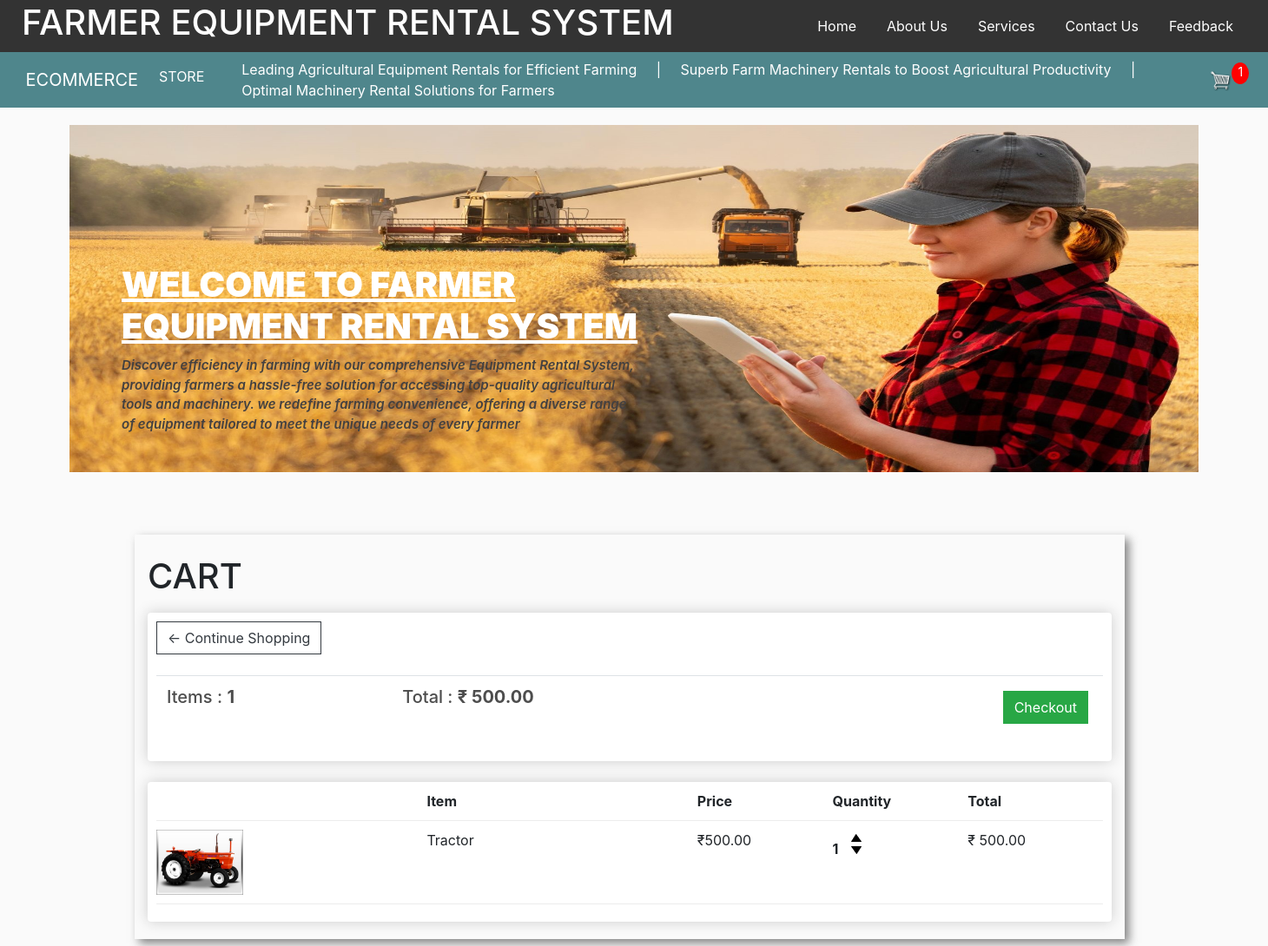
The app's page /cart/ (signed in) with its own data.
### store/models.py (models this page shows, shortened)
class Order(models.Model):
    customer = models.ForeignKey(Customer, on_delete=models.SET_NULL, blank=True, null=True)
    date_ordered = models.DateTimeField(auto_now_add=True)
    complete = models.BooleanField(default=False, null=True, blank=False)
    transaction_id= models.CharField(max_length=200, null=True)
    @property
    def get_cart_total(self):
        orderitems = self.orderitem_set.all()
        total = sum([item.get_total for item in orderitems])
        return total
    @property
    def get_cart_items(self):
        orderitems = self.orderitem_set.all()
        total = sum([item.quantity for item in orderitems])
        return total

class OrderItem(models.Model):
    product = models.ForeignKey(Product, on_delete=models.SET_NULL, blank=True, null=True)
    order = models.ForeignKey(Order, on_delete=models.SET_NULL, blank=True, null=True)
    quantity = models.IntegerField(default=0, null=True, blank=True)
    date_added = models.DateTimeField(auto_now_add=True)
    @property
    def get_total(self):
        total= self.product.price * self.quantity
        return total

class Product(models.Model):
    name= models.CharField(max_length=200, null=True)
    price = models.DecimalField(max_digits=7, decimal_places=2)
    digital = models.BooleanField(default=False, null=True, blank=False)
    image = models.ImageField(null=True, blank=True)
    @property
    def imageURL(self):
        try:
            url = self.image.url
        except:
            url = ''
        return url

### store/views.py (the view)
# urls.py: path('cart/', views.cart, name="cart"),
def cart(request):
    data = cartData(request)
    cartItems = data['cartItems']
    order = data['order']
    items = data['items']
    context = {'items':items , 'order':order, 'cartItems':cartItems}
    return render(request, 'store/cart.html', context )

### store/utils.py (called while the page is built)
def cartData(request):
    if request.user.is_authenticated:
        customer = request.user.customer
        order, created = Order.objects.get_or_create(customer=customer, complete=False)
        items = order.orderitem_set.all()
        cartItems = order.get_cart_items
    else:
        cookkieData = cookieCart(request)
        cartItems = cookkieData['cartItems']
        order = cookkieData['order']
        items = cookkieData['items']
    return{'cartItems': cartItems, "order": order, 'items':items}

### store/templates/store/cart.html
{% extends 'store/main.html' %}
{% load static %}
{% block content %}
<h1>CART</h1>
<div class="row">
    <div class="col-lg-12">
        <div class="box-element">
            <a class="btn btn-outline-dark" href="{% url 'store' %}">&#x2190; Continue Shopping</a>
        <br>
        <br>
        <table class="table">
            <tr>
                <th> <h5>Items : <strong>{{order.get_cart_items}}</strong></h5> </th>
                <th> <h5>Total : <strong>₹ {{order.get_cart_total|floatformat:2}}</strong></h5> </th>
                <th>
                    <a style="float:right; margin:5px;" class="btn btn-success" href="{% url 'checkout' %}">Checkout</a>
                </th>
            </tr>
        </table>
        </div>
        <br>
        <div class="box-element">
            <div class="cart-row">
                <div style="flex: 2;" ></div>
                <div style="flex: 2;" ><strong>Item</strong></div>
                <div style="flex: 1;" ><strong>Price</strong></div>
                <div style="flex: 1;" ><strong>Quantity</strong></div>
                <div style="flex: 1;" ><strong>Total</strong></div>
            </div>
            {% for item in items %}
            <div class="cart-row">
                <div style="flex: 2;" > <img class="row-image" src="{{item.product.imageURL}}" alt=""></div>
                <div style="flex: 2;" >{{item.product.name}}</div>
                <div style="flex: 1;" >₹{{item.product.price|floatformat:2}}</div>
                <div style="flex: 1;" >
                    <p class="quantity">{{item.quantity}}</p>
					<div class="quantity">
						<img data-product="{{item.product.id}}" data-action="add" class="chg-quantity update-cart" src="{% static  'images/arrow-up.png' %}">
						<img data-product="{{item.product.id}}" data-action="remove"  class="chg-quantity update-cart" src="{% static  'images/arrow-down.png' %}">
					</div>
                </div>
                <div style="flex: 1;" >₹ {{item.get_total}}</div>
            </div>
            {% endfor %}
        </div>
    </div>
</div>
{% endblock content %}

### static/css/main.css (style rules this page uses)
body { background-color: hsl(0, 0%, 98%); }
h2,h3,h4,h5,h6 { color:hsl(0, 0%, 30%); }
.box-element { box-shadow:hsl(0, 0%, 80%) 0 0 16px; background-color: #fff; border-radius: 4px; padding: 10px; }
.col-lg-4, .col-lg-6, .col-lg-8, .col-lg-12 { margin-top: 10px; }
.btn { border-radius: 0; }
.row-image { width: 100px; }
.cart-row { display: flex; align-items: flex-stretch; padding-bottom: 10px; margin-bottom: 10px; border-bottom: 1px solid #ececec; }
.quantity { display: inline-block; font-weight: 700; padding-right:10px; }
.chg-quantity { width: 12px; cursor: pointer; display: block; margin-top: 5px; transition:.1s; }

### records on screen
Order: get_cart_items "1", get_cart_total "500.00"
OrderItem: product.imageURL (picture), product.name "Tractor", product.price "500.00", quantity "1", get_total "500.00"

### other values on screen
{{ cartItems }} "1"
